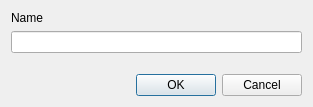
<?xml version="1.0" encoding="UTF-8"?>
<ui version="4.0">
 <class>Dialog</class>
 <widget class="QDialog" name="Dialog">
  <property name="geometry">
   <rect>
    <x>0</x>
    <y>0</y>
    <width>313</width>
    <height>107</height>
   </rect>
  </property>
  <property name="windowTitle">
   <string>Dialog</string>
  </property>
  <layout class="QVBoxLayout" name="verticalLayout">
   <item>
    <widget class="QLabel" name="label">
     <property name="text">
      <string>Name</string>
     </property>
    </widget>
   </item>
   <item>
    <widget class="QLineEdit" name="name"/>
   </item>
   <item>
    <spacer name="verticalSpacer">
     <property name="orientation">
      <enum>Qt::Vertical</enum>
     </property>
     <property name="sizeHint" stdset="0">
      <size>
       <width>20</width>
       <height>40</height>
      </size>
     </property>
    </spacer>
   </item>
   <item>
    <widget class="QDialogButtonBox" name="buttonBox">
     <property name="orientation">
      <enum>Qt::Horizontal</enum>
     </property>
     <property name="standardButtons">
      <set>QDialogButtonBox::Cancel|QDialogButtonBox::Ok</set>
     </property>
    </widget>
   </item>
  </layout>
 </widget>
 <resources/>
 <connections>
  <connection>
   <sender>buttonBox</sender>
   <signal>accepted()</signal>
   <receiver>Dialog</receiver>
   <slot>accept()</slot>
   <hints>
    <hint type="sourcelabel">
     <x>248</x>
     <y>254</y>
    </hint>
    <hint type="destinationlabel">
     <x>157</x>
     <y>274</y>
    </hint>
   </hints>
  </connection>
  <connection>
   <sender>buttonBox</sender>
   <signal>rejected()</signal>
   <receiver>Dialog</receiver>
   <slot>reject()</slot>
   <hints>
    <hint type="sourcelabel">
     <x>316</x>
     <y>260</y>
    </hint>
    <hint type="destinationlabel">
     <x>286</x>
     <y>274</y>
    </hint>
   </hints>
  </connection>
 </connections>
</ui>
